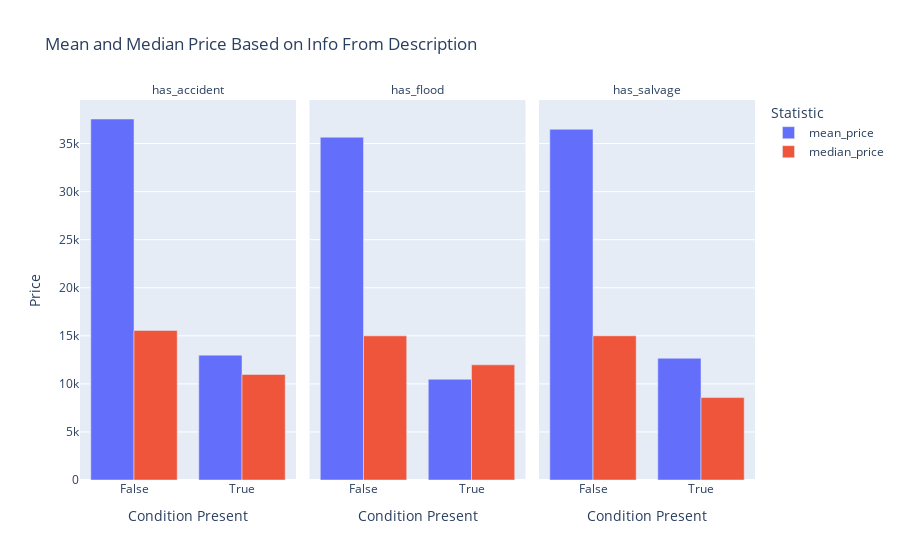

Notebook code cell kept with this figure:
### Code cell
# Function to calculate mean and median prices for a given flag
def calculate_stats(flag):
    mean_prices = df.groupby(flag)['price'].mean().reset_index(name='mean_price')
    median_prices = df.groupby(flag)['price'].median().reset_index(name='median_price')
    stats_df = pd.merge(mean_prices, median_prices, on=flag)
    stats_df['condition'] = flag
    # Rename the flag column to a common name
    stats_df = stats_df.rename(columns={flag: 'flag_value'})
    return stats_df

# Calculate stats for each condition indicator
accident_stats = calculate_stats('has_accident')
flood_stats = calculate_stats('has_flood')
salvage_stats = calculate_stats('has_salvage')

# Combine all stats into one DataFrame
all_stats = pd.concat([accident_stats, flood_stats, salvage_stats], ignore_index=True)

# Melt the DataFrame for plotting
melted_stats = all_stats.melt(
    id_vars=['condition', 'flag_value'],
    value_vars=['mean_price', 'median_price'],
    var_name='statistic',
    value_name='price'
)

# Convert flag_value to string for consistent plotting
melted_stats['flag_value'] = melted_stats['flag_value'].astype(str)

# Plot the data using Plotly Express
fig = px.bar(
    melted_stats,
    x='flag_value',
    y='price',
    color='statistic',
    barmode='group',
    facet_col='condition',
    category_orders={'flag_value': ['False', 'True']},
    title='Mean and Median Price Based on Info From Description',
    labels={'flag_value': 'Condition Present', 'price': 'Price', 'condition': 'Condition Indicator'}
)

fig.update_layout(
    yaxis_title='Price',
    legend_title='Statistic'
)

# Update facet titles to show only the condition name
fig.for_each_annotation(lambda a: a.update(text=a.text.split('=')[1]))

fig.show()

### Figure 1 — Plotly figure (JSON) as saved in the notebook; plotly's stock layout.template omitted (floating-point values rounded to 4 significant figures)
{"data": [{"alignmentgroup": "True", "hovertemplate": "statistic=mean_price<br>Condition Indicator=has_accident<br>Condition Present=%{x}<br>Price=%{y}<extra></extra>", "legendgroup": "mean_price", "marker": {"color": "#636efa", "pattern": {"shape": ""}}, "name": "mean_price", "offsetgroup": "mean_price", "orientation": "v", "showlegend": true, "textposition": "auto", "type": "bar", "x": ["False", "True"], "xaxis": "x", "y": [37550.0, 12990.0], "yaxis": "y"}, {"alignmentgroup": "True", "hovertemplate": "statistic=mean_price<br>Condition Indicator=has_flood<br>Condition Present=%{x}<br>Price=%{y}<extra></extra>", "legendgroup": "mean_price", "marker": {"color": "#636efa", "pattern": {"shape": ""}}, "name": "mean_price", "offsetgroup": "mean_price", "orientation": "v", "showlegend": false, "textposition": "auto", "type": "bar", "x": ["False", "True"], "xaxis": "x2", "y": [35660.0, 10480.0], "yaxis": "y2"}, {"alignmentgroup": "True", "hovertemplate": "statistic=mean_price<br>Condition Indicator=has_salvage<br>Condition Present=%{x}<br>Price=%{y}<extra></extra>", "legendgroup": "mean_price", "marker": {"color": "#636efa", "pattern": {"shape": ""}}, "name": "mean_price", "offsetgroup": "mean_price", "orientation": "v", "showlegend": false, "textposition": "auto", "type": "bar", "x": ["False", "True"], "xaxis": "x3", "y": [36490.0, 12660.0], "yaxis": "y3"}, {"alignmentgroup": "True", "hovertemplate": "statistic=median_price<br>Condition Indicator=has_accident<br>Condition Present=%{x}<br>Price=%{y}<extra></extra>", "legendgroup": "median_price", "marker": {"color": "#EF553B", "pattern": {"shape": ""}}, "name": "median_price", "offsetgroup": "median_price", "orientation": "v", "showlegend": true, "textposition": "auto", "type": "bar", "x": ["False", "True"], "xaxis": "x", "y": [15561, 10980], "yaxis": "y"}, {"alignmentgroup": "True", "hovertemplate": "statistic=median_price<br>Condition Indicator=has_flood<br>Condition Present=%{x}<br>Price=%{y}<extra></extra>", "legendgroup": "median_price", "marker": {"color": "#EF553B", "pattern": {"shape": ""}}, "name": "median_price", "offsetgroup": "median_price", "orientation": "v", "showlegend": false, "textposition": "auto", "type": "bar", "x": ["False", "True"], "xaxis": "x2", "y": [14995, 11980], "yaxis": "y2"}, {"alignmentgroup": "True", "hovertemplate": "statistic=median_price<br>Condition Indicator=has_salvage<br>Condition Present=%{x}<br>Price=%{y}<extra></extra>", "legendgroup": "median_price", "marker": {"color": "#EF553B", "pattern": {"shape": ""}}, "name": "median_price", "offsetgroup": "median_price", "orientation": "v", "showlegend": false, "textposition": "auto", "type": "bar", "x": ["False", "True"], "xaxis": "x3", "y": [15000, 8575], "yaxis": "y3"}], "layout": {"annotations": [{"font": {}, "showarrow": false, "text": "has_accident", "x": 0.16, "xanchor": "center", "xref": "paper", "y": 1, "yanchor": "bottom", "yref": "paper"}, {"font": {}, "showarrow": false, "text": "has_flood", "x": 0.5, "xanchor": "center", "xref": "paper", "y": 1, "yanchor": "bottom", "yref": "paper"}, {"font": {}, "showarrow": false, "text": "has_salvage", "x": 0.84, "xanchor": "center", "xref": "paper", "y": 1, "yanchor": "bottom", "yref": "paper"}], "barmode": "group", "legend": {"title": {"text": "Statistic"}, "tracegroupgap": 0}, "title": {"text": "Mean and Median Price Based on Info From Description"}, "xaxis": {"anchor": "y", "categoryarray": ["False", "True"], "categoryorder": "array", "domain": [0, 0.32], "title": {"text": "Condition Present"}}, "xaxis2": {"anchor": "y2", "categoryarray": ["False", "True"], "categoryorder": "array", "domain": [0.34, 0.66], "matches": "x", "title": {"text": "Condition Present"}}, "xaxis3": {"anchor": "y3", "categoryarray": ["False", "True"], "categoryorder": "array", "domain": [0.68, 1.0], "matches": "x", "title": {"text": "Condition Present"}}, "yaxis": {"anchor": "x", "domain": [0, 1], "title": {"text": "Price"}}, "yaxis2": {"anchor": "x2", "domain": [0, 1], "matches": "y", "showticklabels": false}, "yaxis3": {"anchor": "x3", "domain": [0, 1], "matches": "y", "showticklabels": false}}}
